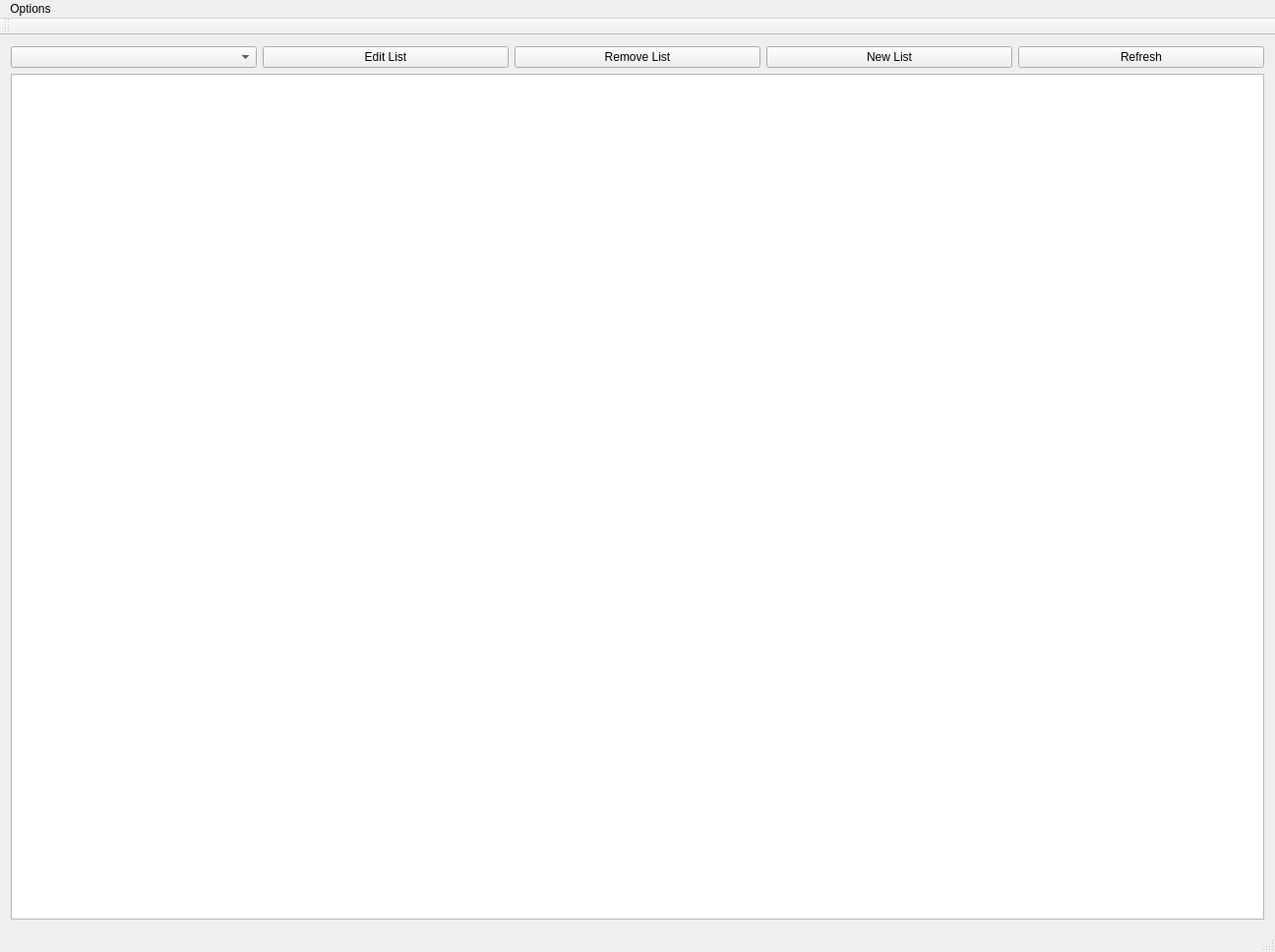
<?xml version="1.0" encoding="UTF-8"?>
<ui version="4.0">
 <class>stockportfolioapp</class>
 <widget class="QMainWindow" name="stockportfolioapp">
  <property name="geometry">
   <rect>
    <x>0</x>
    <y>0</y>
    <width>1296</width>
    <height>968</height>
   </rect>
  </property>
  <property name="windowTitle">
   <string>Stock Portfolio Manager</string>
  </property>
  <widget class="QWidget" name="centralWidget">
   <layout class="QGridLayout" name="gridLayout">
    <item row="0" column="0">
     <widget class="QComboBox" name="stockListBox"/>
    </item>
    <item row="0" column="1">
     <widget class="QPushButton" name="editListButton">
      <property name="text">
       <string>Edit List</string>
      </property>
     </widget>
    </item>
    <item row="0" column="2">
     <widget class="QPushButton" name="removeListButton">
      <property name="text">
       <string>Remove List</string>
      </property>
     </widget>
    </item>
    <item row="0" column="3">
     <widget class="QPushButton" name="newListButton">
      <property name="text">
       <string>New List</string>
      </property>
     </widget>
    </item>
    <item row="0" column="4">
     <widget class="QPushButton" name="refreshButton">
      <property name="text">
       <string>Refresh</string>
      </property>
     </widget>
    </item>
    <item row="1" column="0" colspan="5">
     <widget class="QTableView" name="stockTableView">
      <property name="alternatingRowColors">
       <bool>true</bool>
      </property>
      <property name="selectionMode">
       <enum>QAbstractItemView::NoSelection</enum>
      </property>
      <property name="selectionBehavior">
       <enum>QAbstractItemView::SelectRows</enum>
      </property>
      <property name="showGrid">
       <bool>false</bool>
      </property>
     </widget>
    </item>
   </layout>
  </widget>
  <widget class="QMenuBar" name="menuBar">
   <property name="geometry">
    <rect>
     <x>0</x>
     <y>0</y>
     <width>1296</width>
     <height>17</height>
    </rect>
   </property>
   <widget class="QMenu" name="menuOptions">
    <property name="title">
     <string>Options</string>
    </property>
    <addaction name="actionEdit_List"/>
    <addaction name="actionNew_List"/>
    <addaction name="separator"/>
    <addaction name="actionLogout"/>
    <addaction name="actionLogout_Close_Application"/>
   </widget>
   <addaction name="menuOptions"/>
  </widget>
  <widget class="QToolBar" name="mainToolBar">
   <attribute name="toolBarArea">
    <enum>TopToolBarArea</enum>
   </attribute>
   <attribute name="toolBarBreak">
    <bool>false</bool>
   </attribute>
  </widget>
  <widget class="QStatusBar" name="statusBar"/>
  <action name="actionLogout">
   <property name="text">
    <string>Logout</string>
   </property>
  </action>
  <action name="actionEdit_List">
   <property name="text">
    <string>Edit List...</string>
   </property>
  </action>
  <action name="actionNew_List">
   <property name="text">
    <string>New List...</string>
   </property>
  </action>
  <action name="actionLogout_Close_Application">
   <property name="text">
    <string>Logout &amp; Close Application</string>
   </property>
  </action>
 </widget>
 <layoutdefault spacing="6" margin="11"/>
 <resources/>
 <connections/>
</ui>
